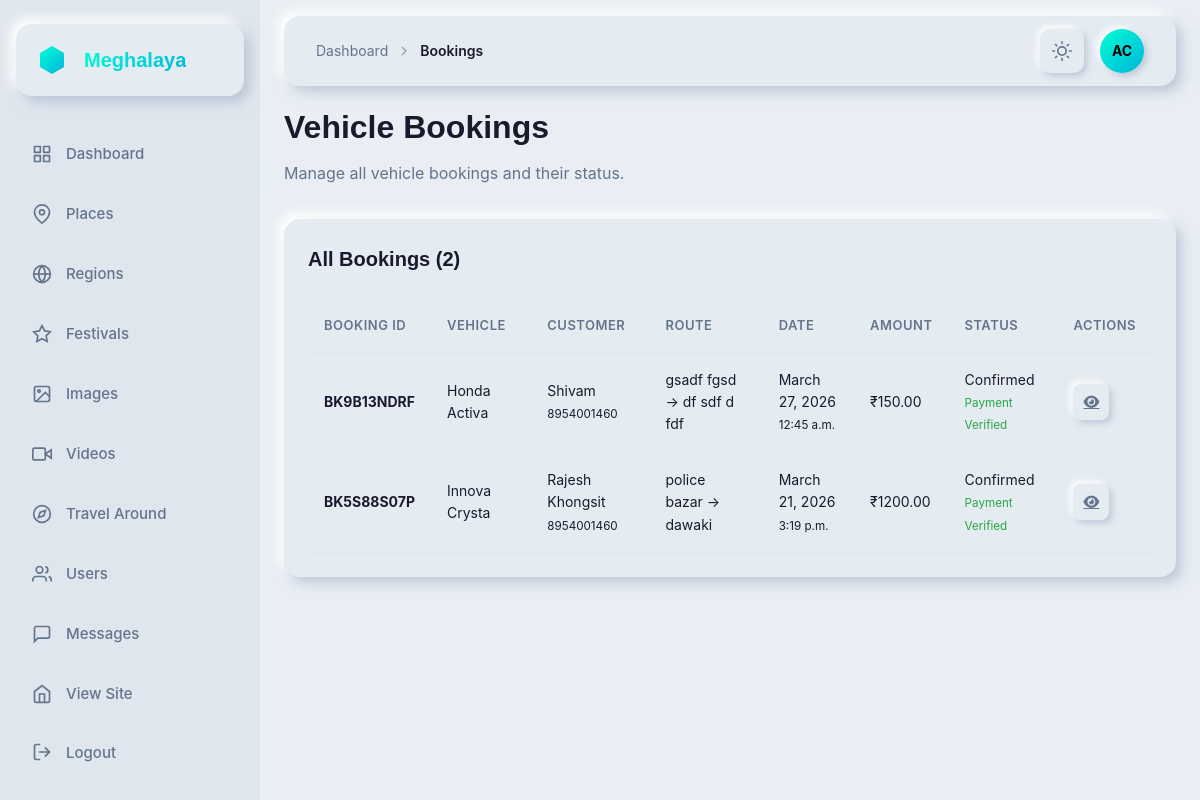
The page /dashboard/bookings/ (signed in) on the database its author committed.
### app/models.py (models this page shows, shortened)
class VehicleBooking(models.Model):
    BOOKING_STATUS = [
        ('pending', 'Pending'),
        ('confirmed', 'Confirmed'),
        ('in_progress', 'In Progress'),
        ('completed', 'Completed'),
        ('cancelled', 'Cancelled'),
    ]
    PAYMENT_STATUS = [
        ('pending', 'Payment Pending'),
        ('submitted', 'Payment Submitted'),
        ('verified', 'Payment Verified'),
        ('failed', 'Payment Failed'),
    ]
    booking_id = models.CharField(max_length=20, unique=True, editable=False)
    user = models.ForeignKey(User, on_delete=models.CASCADE, related_name='vehicle_bookings')
    vehicle = models.ForeignKey(Vehicle, on_delete=models.CASCADE, related_name='bookings')
    pickup_location = models.CharField(max_length=255)
    destination = models.CharField(max_length=255)
    pickup_date = models.DateField()
    pickup_time = models.TimeField()
    return_trip = models.BooleanField(default=False)
    return_date = models.DateField(blank=True, null=True)
    passenger_name = models.CharField(max_length=100)
    passenger_phone = models.CharField(max_length=15)
    passenger_email = models.EmailField(blank=True, null=True)
    number_of_passengers = models.PositiveIntegerField(default=1)
    special_requests = models.TextField(blank=True, null=True)
    estimated_distance = models.DecimalField(max_digits=10, decimal_places=2, blank=True, null=True)
    total_amount = models.DecimalField(max_digits=10, decimal_places=2)
    payment_status = models.CharField(max_length=20, choices=PAYMENT_STATUS, default='pending')
    payment_screenshot = models.ImageField(upload_to='payments/', blank=True, null=True)
    payment_date = models.DateTimeField(blank=True, null=True)
    booking_status = models.CharField(max_length=20, choices=BOOKING_STATUS, default='pending')
    owner_remarks = models.TextField(blank=True, null=True)
    created_at = models.DateTimeField(auto_now_add=True)
    updated_at = models.DateTimeField(auto_now=True)
    class Meta:
        ordering = ['-created_at']

class Vehicle(models.Model):
    VEHICLE_CATEGORIES = [
        ('rickshaw', 'Auto Rickshaw'),
        ('taxi', 'Taxi'),
        ('car', 'Car'),
        ('bus', 'Bus'),
        ('bike', 'Bike'),
    ]
    FUEL_TYPES = [
        ('petrol', 'Petrol'),
        ('diesel', 'Diesel'),
        ('cng', 'CNG'),
        ('electric', 'Electric'),
    ]
    owner = models.ForeignKey(VehicleOwner, on_delete=models.CASCADE, related_name='vehicles')
    category = models.CharField(max_length=20, choices=VEHICLE_CATEGORIES)
    vehicle_name = models.CharField(max_length=100, help_text='e.g., Maruti Swift, Honda Activa')
    vehicle_number = models.CharField(max_length=20, unique=True)
    vehicle_model = models.CharField(max_length=100, blank=True, null=True)
    fuel_type = models.CharField(max_length=20, choices=FUEL_TYPES, default='petrol')
    seating_capacity = models.PositiveIntegerField(default=4)
    ac_available = models.BooleanField(default=False)
    price_per_km = models.DecimalField(max_digits=10, decimal_places=2)
    base_fare = models.DecimalField(max_digits=10, decimal_places=2, default=0, help_text='Minimum fare')
    vehicle_photo_1 = models.ImageField(upload_to='vehicles/')
    vehicle_photo_2 = models.ImageField(upload_to='vehicles/', blank=True, null=True)
    vehicle_photo_3 = models.ImageField(upload_to='vehicles/', blank=True, null=True)
    registration_certificate = models.ImageField(upload_to='vehicles/documents/', blank=True, null=True)
    insurance_document = models.ImageField(upload_to='vehicles/documents/', blank=True, null=True)
    description = models.TextField(blank=True, null=True)
    is_available = models.BooleanField(default=True)
    is_verified = models.BooleanField(default=False)
    created_at = models.DateTimeField(auto_now_add=True)
    updated_at = models.DateTimeField(auto_now=True)
    class Meta:
        ordering = ['-created_at']

### app/dashboard_views.py (the view)
# urls.py: path('bookings/', dashboard_views.dashboard_bookings, name='dashboard_bookings'),
@login_required
@user_passes_test(is_staff_or_superuser)
def dashboard_bookings(request):
    bookings = VehicleBooking.objects.all().select_related('vehicle', 'vehicle__owner', 'user').order_by('-created_at')
    return render(request, 'dashboard/bookings_list.html', {'bookings': bookings})

### app/context_processors.py (called while the page is built)
def navbar_context(request):
    placeName = cache.get('navbar_places')
    if placeName is None:
        placeName = list(MeghalayaImages.objects.values('name').exclude(
            name__in=["Cherrapunji", "Police Bazar", "Seven Sister Falls", "Dawki River", "Cathedral of Mary"]
        ).distinct())
        cache.set('navbar_places', placeName, 300)
    return {
        'placeName': placeName
    }

### app/dashboard_views.py (called while the page is built)
def is_staff_or_superuser(user):
    return user.is_staff or user.is_superuser

### templates/dashboard/bookings_list.html (shortened to what this page needs)
{% extends 'dashboard/base.html' %}
{% block breadcrumb %}
<svg class="breadcrumb-separator" width="16" height="16" viewBox="0 0 24 24" fill="none" stroke="currentColor" stroke-width="2">
    <polyline points="9 18 15 12 9 6"></polyline>
</svg>
<span class="breadcrumb-current">Bookings</span>
{% endblock %}
{% block content %}
<div class="title-section cascade-in">
    <h1 class="page-title">Vehicle Bookings</h1>
    <p class="page-subtitle">Manage all vehicle bookings and their status.</p>
</div>
<div class="card nm-flat cascade-in">
    <div class="card-header">
        <h2 class="card-title">All Bookings ({{ bookings.count }})</h2>
    </div>
    <div class="table-container">
        <table class="data-table">
            <thead>
                <tr>
                    <th>Booking ID</th>
                    <th>Vehicle</th>
                    <th>Customer</th>
                    <th>Route</th>
                    <th>Date</th>
                    <th>Amount</th>
                    <th>Status</th>
                    <th>Actions</th>
                </tr>
            </thead>
            <tbody>
                {% for booking in bookings %}
                <tr>
                    <td><strong>{{ booking.booking_id }}</strong></td>
                    <td>{{ booking.vehicle.vehicle_name }}</td>
                    <td>{{ booking.passenger_name }}<br><small>{{ booking.passenger_phone }}</small></td>
                    <td>{{ booking.pickup_location }} → {{ booking.destination }}</td>
                    <td>{{ booking.pickup_date }}<br><small>{{ booking.pickup_time }}</small></td>
                    <td>₹{{ booking.total_amount }}</td>
                    <td>
                        {% if booking.booking_status == 'pending' %}
                        <span class="status-badge status-warning">Pending</span>
                        {% elif booking.booking_status == 'confirmed' %}
                        <span class="status-badge status-success">Confirmed</span>
                        {% elif booking.booking_status == 'completed' %}
                        <span class="status-badge status-info">Completed</span>
                        {% elif booking.booking_status == 'cancelled' %}
                        <span class="status-badge status-danger">Cancelled</span>
                        {% endif %}
                        <br>
                        {% if booking.payment_status == 'submitted' %}
                        <small style="color: #ffc107;">Payment Submitted</small>
                        {% elif booking.payment_status == 'verified' %}
                        <small style="color: #28a745;">Payment Verified</small>
                        {% endif %}
                    </td>
                    <td>
                        <div class="table-actions">
                            <a href="{% url 'dashboard_booking_detail' booking.booking_id %}" class="action-btn nm-button" title="View Details">
                                <i class="fas fa-eye"></i>
                            </a>
                        </div>
                    </td>
                </tr>
                {% empty %}
                <tr>
                    <td colspan="8" style="text-align: center; color: var(--text-muted);">No bookings yet</td>
                </tr>
                {% endfor %}
            </tbody>
        </table>
    </div>
</div>
{% endblock %}

### templates/dashboard/base.html (shortened to what this page needs)
{% load static %}
<!DOCTYPE html>
<html lang="en">
<head>
    <link href="https://api.fontshare.com/v2/css?f[]=general-sans@600,700&f[]=satoshi@400,500&display=swap" rel="stylesheet">
    <link rel="stylesheet" href="{% static 'css/dashboard.css' %}">
    <link rel="stylesheet" href="https://cdnjs.cloudflare.com/ajax/libs/font-awesome/6.4.0/css/all.min.css">
</head>
<body>
    <aside class="sidebar">
        <div class="sidebar-inner">
            <div class="logo-container nm-flat">
                <div class="logo-icon">
                </div>
                <span class="logo-text">Meghalaya</span>
            </div>
            <nav class="sidebar-nav">
                <a href="{% url 'dashboard_home' %}" class="sidebar-link {% if request.resolver_match.url_name == 'dashboard_home' %}active{% endif %}">
                    <div class="sidebar-link-icon">
                    </div>
                    <span>Dashboard</span>
                </a>
                <a href="{% url 'dashboard_places' %}" class="sidebar-link {% if 'places' in request.resolver_match.url_name %}active{% endif %}">
                    <div class="sidebar-link-icon">
                        <svg width="20" height="20" viewBox="0 0 24 24" fill="none" stroke="currentColor" stroke-width="2">
                            <path d="M21 10c0 7-9 13-9 13s-9-6-9-13a9 9 0 0 1 18 0z"></path>
                            <circle cx="12" cy="10" r="3"></circle>
                        </svg>
                    </div>
                    <span>Places</span>
                </a>
                <a href="{% url 'dashboard_regions' %}" class="sidebar-link {% if 'regions' in request.resolver_match.url_name %}active{% endif %}">
                    <div class="sidebar-link-icon">
                        <svg width="20" height="20" viewBox="0 0 24 24" fill="none" stroke="currentColor" stroke-width="2">
                            <circle cx="12" cy="12" r="10"></circle>
                            <line x1="2" y1="12" x2="22" y2="12"></line>
                            <path d="M12 2a15.3 15.3 0 0 1 4 10 15.3 15.3 0 0 1-4 10 15.3 15.3 0 0 1-4-10 15.3 15.3 0 0 1 4-10z"></path>
                        </svg>
                    </div>
                    <span>Regions</span>
                </a>
                <a href="{% url 'dashboard_festivals' %}" class="sidebar-link {% if 'festivals' in request.resolver_match.url_name %}active{% endif %}">
                    <div class="sidebar-link-icon">
                        <svg width="20" height="20" viewBox="0 0 24 24" fill="none" stroke="currentColor" stroke-width="2">
                            <polygon points="12 2 15.09 8.26 22 9.27 17 14.14 18.18 21.02 12 17.77 5.82 21.02 7 14.14 2 9.27 8.91 8.26 12 2"></polygon>
                        </svg>
                    </div>
                    <span>Festivals</span>
                </a>
                <a href="{% url 'dashboard_images' %}" class="sidebar-link {% if 'images' in request.resolver_match.url_name %}active{% endif %}">
                    <div class="sidebar-link-icon">
                        <svg width="20" height="20" viewBox="0 0 24 24" fill="none" stroke="currentColor" stroke-width="2">
                            <rect x="3" y="3" width="18" height="18" rx="2" ry="2"></rect>
                            <circle cx="8.5" cy="8.5" r="1.5"></circle>
                            <polyline points="21 15 16 10 5 21"></polyline>
                        </svg>
                    </div>
                    <span>Images</span>
                </a>
                <a href="{% url 'dashboard_videos' %}" class="sidebar-link {% if 'videos' in request.resolver_match.url_name %}active{% endif %}">
                    <div class="sidebar-link-icon">
                        <svg width="20" height="20" viewBox="0 0 24 24" fill="none" stroke="currentColor" stroke-width="2">
                            <polygon points="23 7 16 12 23 17 23 7"></polygon>
                            <rect x="1" y="5" width="15" height="14" rx="2" ry="2"></rect>
                        </svg>
                    </div>
                    <span>Videos</span>
                </a>
                <a href="{% url 'dashboard_travel' %}" class="sidebar-link {% if 'travel' in request.resolver_match.url_name %}active{% endif %}">
                    <div class="sidebar-link-icon">
                        <svg width="20" height="20" viewBox="0 0 24 24" fill="none" stroke="currentColor" stroke-width="2">
                            <circle cx="12" cy="12" r="10"></circle>
                            <polygon points="16.24 7.76 14.12 14.12 7.76 16.24 9.88 9.88 16.24 7.76"></polygon>
                        </svg>
                    </div>
                    <span>Travel Around</span>
                </a>
                <a href="{% url 'dashboard_users' %}" class="sidebar-link {% if 'users' in request.resolver_match.url_name %}active{% endif %}">
                    <div class="sidebar-link-icon">
                        <svg width="20" height="20" viewBox="0 0 24 24" fill="none" stroke="currentColor" stroke-width="2">
                            <path d="M17 21v-2a4 4 0 0 0-4-4H5a4 4 0 0 0-4 4v2"></path>
                            <circle cx="9" cy="7" r="4"></circle>
                            <path d="M23 21v-2a4 4 0 0 0-3-3.87"></path>
                            <path d="M16 3.13a4 4 0 0 1 0 7.75"></path>
                        </svg>
                    </div>
                    <span>Users</span>
                </a>
                <a href="{% url 'dashboard_messages' %}" class="sidebar-link {% if 'message' in request.resolver_match.url_name %}active{% endif %}">
                    <div class="sidebar-link-icon">
                        <svg width="20" height="20" viewBox="0 0 24 24" fill="none" stroke="currentColor" stroke-width="2">
                            <path d="M21 15a2 2 0 0 1-2 2H7l-4 4V5a2 2 0 0 1 2-2h14a2 2 0 0 1 2 2z"></path>
                        </svg>
                    </div>
                    <span>Messages</span>
                </a>
            </nav>
            <div class="sidebar-footer">
                <a href="{% url 'home' %}" class="sidebar-link">
                    <div class="sidebar-link-icon">
                        <svg width="20" height="20" viewBox="0 0 24 24" fill="none" stroke="currentColor" stroke-width="2">
                            <path d="M3 9l9-7 9 7v11a2 2 0 0 1-2 2H5a2 2 0 0 1-2-2z"></path>
                            <polyline points="9 22 9 12 15 12 15 22"></polyline>
                        </svg>
                    </div>
                    <span>View Site</span>
                </a>
                <form method="post" action="{% url 'logout' %}" class="sidebar-logout-form">
                    <button type="submit" class="sidebar-link logout-btn">
                        <div class="sidebar-link-icon">
                            <svg width="20" height="20" viewBox="0 0 24 24" fill="none" stroke="currentColor" stroke-width="2" stroke-linecap="round" stroke-linejoin="round">
                                <path d="M9 21H5a2 2 0 0 1-2-2V5a2 2 0 0 1 2-2h4"></path>
                                <polyline points="16 17 21 12 16 7"></polyline>
                                <line x1="21" y1="12" x2="9" y2="12"></line>
                            </svg>
                        </div>
                        <span>Logout</span>
                    </button>
                </form>
            </div>
        </div>
    </aside>
    <main class="main-content">
        <header class="header nm-flat">
            <div class="header-left">
                <nav class="breadcrumb">
                    <a href="{% url 'dashboard_home' %}" class="breadcrumb-link">Dashboard</a>
                    {% block breadcrumb %}{% endblock %}
                </nav>
            </div>
            <div class="header-right">
                <button class="header-btn nm-button theme-toggle" aria-label="Toggle theme" id="themeToggle">
                </button>
                <div class="profile-avatar">
                    <span class="avatar-text">{{ user.username|slice:":2"|upper }}</span>
                </div>
            </div>
        </header>
        <div class="content-wrapper">
            {% block content %}{% endblock %}
        </div>
    </main>
</body>
</html>

### rows shown on the page
VehicleBooking: booking_id "BK9B13NDRF", vehicle.vehicle_name "Honda Activa", passenger_name "Shivam", passenger_phone "8954001460", pickup_location "gsadf fgsd", destination "df sdf d fdf", pickup_date "March 27, 2026", pickup_time "12:45 a.m.", total_amount "150.00", booking_status "Confirmed", payment_status "Payment Verified"
VehicleBooking: booking_id "BK5S88S07P", vehicle.vehicle_name "Innova Crysta", passenger_name "Rajesh Khongsit", passenger_phone "8954001460", pickup_location "police bazar", destination "dawaki", pickup_date "March 21, 2026", pickup_time "3:19 p.m.", total_amount "1200.00", booking_status "Confirmed", payment_status "Payment Verified"

### other values the page prints
{{ user.username|slice:":2"|upper }} "AC"
{{ bookings.count }} "2"
